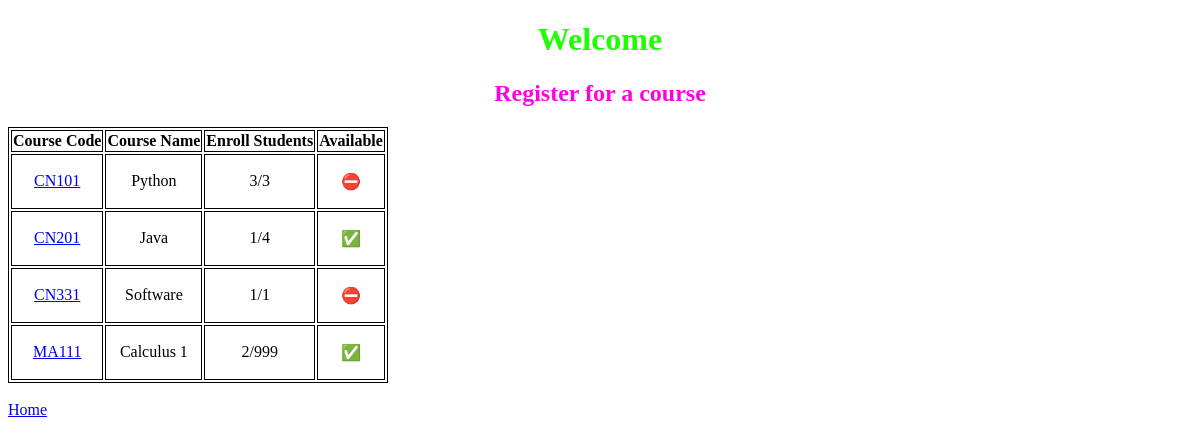
Page /courses/ on the earlier database version.
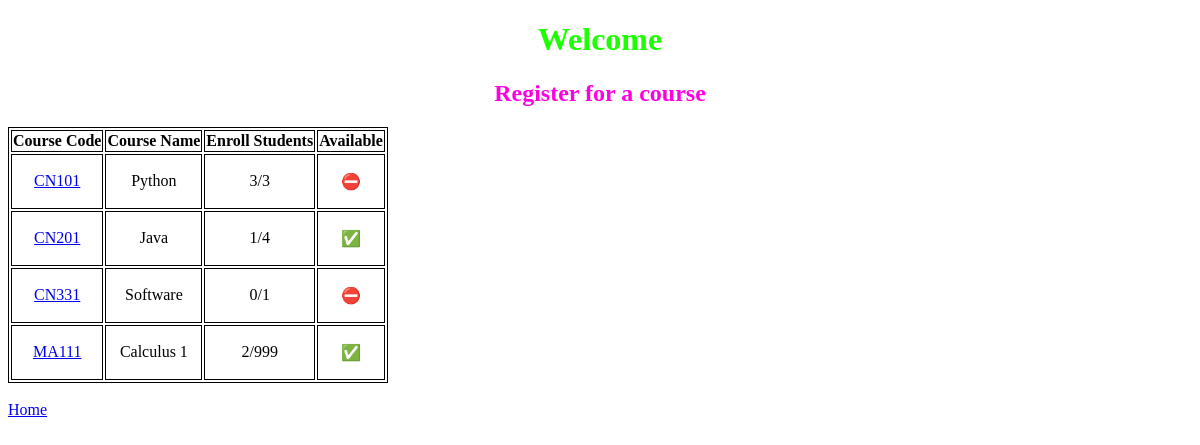
Same page on the later database version.
### courses/models.py (models this page shows, shortened)
class Course(models.Model):
    code = models.CharField("Course Code",max_length=5)
    name = models.CharField("Course Name",max_length=64)
    year = models.IntegerField(null=True)
    semester = models.IntegerField(default=1)
    max_seat = models.IntegerField(null=True)
    total_seat = models.IntegerField(default=0)
    quota = models.BooleanField("Available",default=True)
    quota_seat = models.BooleanField("Seat Available",default=True)
    students= models.ManyToManyField(User, blank=True, related_name="courses")

### courses/views.py (the view)
# urls.py: path("", views.index, name="index"),
def index(request):
    return render(request, "courses/index.html", {
        "courses": Course.objects.all()
    })

### courses/templates/courses/index.html (shortened to what this page needs)
{% extends 'courses/layout.html' %}
{% block body %}
<h1>Welcome</h1>
<h2>Register for a course</h2>
<table>
    <tr>
        <th>Course Code</th>
        <th>Course Name</th>
        <th>Enroll Students</th>
        <th>Available</th>
    </tr>
    {% for course in courses %}
    {% if request.user not in course.students.all %}
    <tr>
        <td><a href="{% url 'course' course.code %}">{{ course.code }}</a></td>
        <td>{{ course.name }}</td>
        <td>{{ course.students.count }}/{{ course.max_seat }}</td>
        <td>
            {% if course.quota and course.quota_seat %}
            <p>&#9989;</p>
            {% else %}
            <p>&#9940;</p>
            {% endif %}
        </td>
    </tr>
    {% endif %}
    {% empty %}
    <h3>No Course.</h3>
    {% endfor %}
</table>
<br>
<a href="{% url 'index' %}">Home</a>
{% endblock %}

Differences in the rows shown:
changed Course "CN331": students.count "1" → "0"
